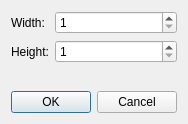
<?xml version="1.0" encoding="UTF-8"?>
<ui version="4.0">
 <class>BlankDialog</class>
 <widget class="QDialog" name="BlankDialog">
  <property name="geometry">
   <rect>
    <x>0</x>
    <y>0</y>
    <width>175</width>
    <height>124</height>
   </rect>
  </property>
  <property name="windowTitle">
   <string>Blank image</string>
  </property>
  <layout class="QGridLayout" name="gridLayout_2">
   <item row="0" column="0">
    <layout class="QVBoxLayout" name="verticalLayout">
     <item>
      <layout class="QGridLayout" name="gridLayout">
       <item row="0" column="0">
        <widget class="QLabel" name="label">
         <property name="text">
          <string>Width:</string>
         </property>
        </widget>
       </item>
       <item row="0" column="1">
        <widget class="QSpinBox" name="widthSpinBox">
         <property name="sizePolicy">
          <sizepolicy hsizetype="Expanding" vsizetype="Fixed">
           <horstretch>0</horstretch>
           <verstretch>0</verstretch>
          </sizepolicy>
         </property>
         <property name="minimum">
          <number>1</number>
         </property>
         <property name="maximum">
          <number>3840</number>
         </property>
        </widget>
       </item>
       <item row="1" column="0">
        <widget class="QLabel" name="label_2">
         <property name="text">
          <string>Height:</string>
         </property>
        </widget>
       </item>
       <item row="1" column="1">
        <widget class="QSpinBox" name="heightSpinBox">
         <property name="sizePolicy">
          <sizepolicy hsizetype="Expanding" vsizetype="Fixed">
           <horstretch>0</horstretch>
           <verstretch>0</verstretch>
          </sizepolicy>
         </property>
         <property name="minimum">
          <number>1</number>
         </property>
         <property name="maximum">
          <number>2160</number>
         </property>
        </widget>
       </item>
      </layout>
     </item>
     <item>
      <spacer name="verticalSpacer">
       <property name="orientation">
        <enum>Qt::Vertical</enum>
       </property>
       <property name="sizeHint" stdset="0">
        <size>
         <width>20</width>
         <height>40</height>
        </size>
       </property>
      </spacer>
     </item>
     <item>
      <widget class="QDialogButtonBox" name="buttonBox">
       <property name="orientation">
        <enum>Qt::Horizontal</enum>
       </property>
       <property name="standardButtons">
        <set>QDialogButtonBox::Cancel|QDialogButtonBox::Ok</set>
       </property>
      </widget>
     </item>
    </layout>
   </item>
  </layout>
 </widget>
 <resources/>
 <connections>
  <connection>
   <sender>buttonBox</sender>
   <signal>accepted()</signal>
   <receiver>BlankDialog</receiver>
   <slot>accept()</slot>
   <hints>
    <hint type="sourcelabel">
     <x>248</x>
     <y>254</y>
    </hint>
    <hint type="destinationlabel">
     <x>157</x>
     <y>274</y>
    </hint>
   </hints>
  </connection>
  <connection>
   <sender>buttonBox</sender>
   <signal>rejected()</signal>
   <receiver>BlankDialog</receiver>
   <slot>reject()</slot>
   <hints>
    <hint type="sourcelabel">
     <x>316</x>
     <y>260</y>
    </hint>
    <hint type="destinationlabel">
     <x>286</x>
     <y>274</y>
    </hint>
   </hints>
  </connection>
 </connections>
</ui>
